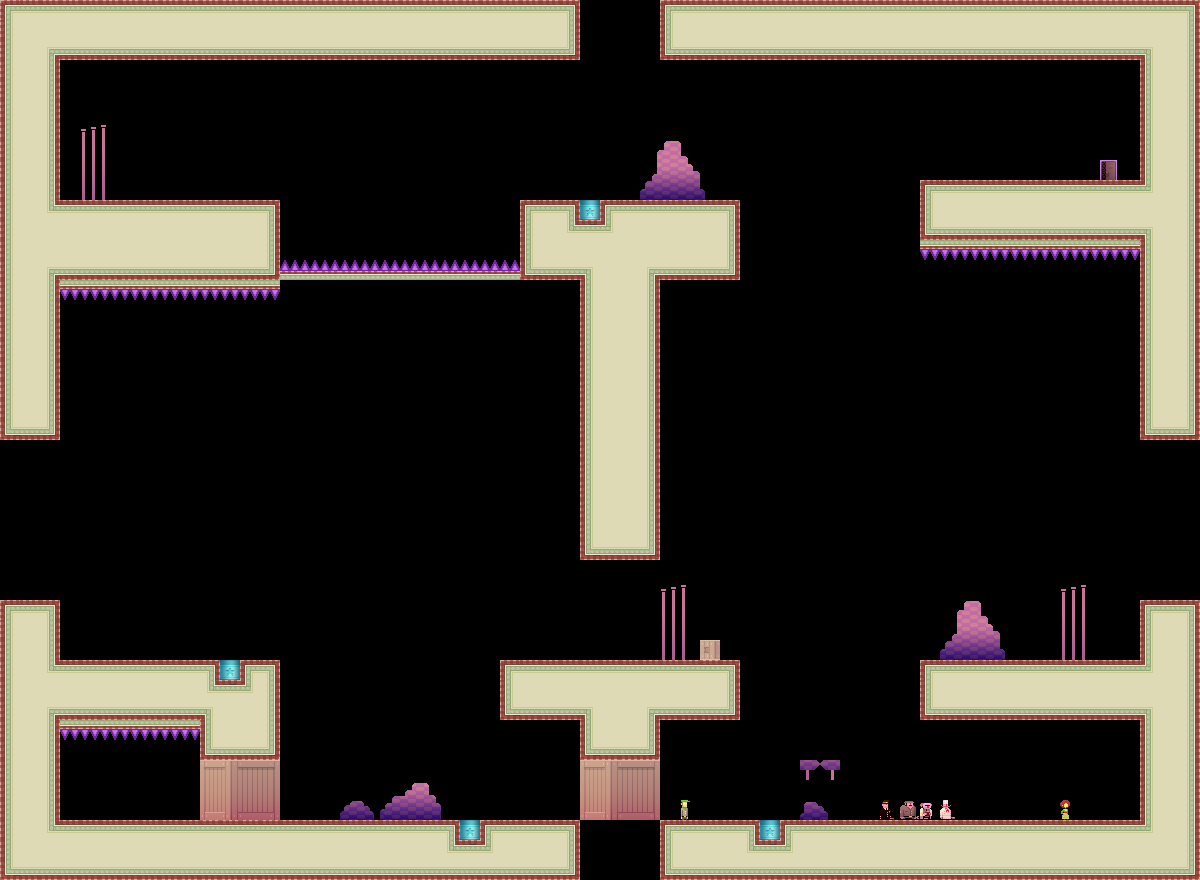

The image is a tile-based game level rendered from a .tmx file. Its description and source (layers, tilesets, objects; grid data summarised) follow:
An orthogonal 60x44 tile map with 20x20 px tiles, 3 tile layers (Tile Layer 1, Tile Layer 3, dontAutoLoad_sprites) and 28 objects.

<map version="1.0" orientation="orthogonal" width="60" height="44" tilewidth="20" tileheight="20">
 <tileset firstgid="1" name="tiles_sydney" tilewidth="20" tileheight="20">
  <image source="../Art/tiles_sydney.png" width="400" height="400" />
  <terraintypes>
   <terrain name="regularBlocks" tile="-1" />
  </terraintypes>
  <tile id="8" terrain=",,,0" />
  <tile id="9" terrain=",,0,0" />
  <tile id="10" terrain=",,0,0" />
  <tile id="11" terrain=",,0,0" />
  <tile id="12" terrain=",,0,0" />
  <tile id="13" terrain=",,0,0" />
  <tile id="14" terrain=",,0," />
  <tile id="15" terrain="0,0,0," />
  <tile id="16" terrain="0,0,,0" />
  <tile id="28" terrain=",0,,0" />
  <tile id="34" terrain="0,,0," />
  <tile id="35" terrain="0,,0,0" />
  <tile id="36" terrain=",0,0,0" />
  <tile id="48" terrain=",0,,0" />
  <tile id="54" terrain="0,,0," />
  <tile id="68" terrain=",0,,0" />
  <tile id="74" terrain="0,,0," />
  <tile id="88" terrain=",0,,0" />
  <tile id="94" terrain="0,,0," />
  <tile id="108" terrain=",0,,0" />
  <tile id="114" terrain="0,,0," />
  <tile id="128" terrain=",0,," />
  <tile id="129" terrain="0,0,," />
  <tile id="130" terrain="0,0,," />
  <tile id="131" terrain="0,0,," />
  <tile id="132" terrain="0,0,," />
  <tile id="133" terrain="0,0,," />
  <tile id="134" terrain="0,,," />
  <tile id="194" terrain="0,0,0,0" />
  <tile id="356">
   <properties>
    <property name="LargeCrate" value="" />
   </properties>
  </tile>
  <tile id="380">
   <properties>
    <property name="Andre" value="" />
   </properties>
  </tile>
  <tile id="381">
   <properties>
    <property name="Liselot" value="" />
   </properties>
  </tile>
  <tile id="382">
   <properties>
    <property name="Amsterdaam" value="" />
   </properties>
  </tile>
  <tile id="383">
   <properties>
    <property name="Worker" value="" />
   </properties>
  </tile>
  <tile id="384">
   <properties>
    <property name="Inspector" value="" />
   </properties>
  </tile>
  <tile id="385">
   <properties>
    <property name="Chef" value="" />
   </properties>
  </tile>
  <tile id="386">
   <properties>
    <property name="Exit" value="" />
   </properties>
  </tile>
  <tile id="387">
   <properties>
    <property name="Trampoline" value="" />
   </properties>
  </tile>
  <tile id="388">
   <properties>
    <property name="SmallCrate" value="" />
   </properties>
  </tile>
  <tile id="389">
   <properties>
    <property name="SugarBag" value="" />
   </properties>
  </tile>
 </tileset>
 <layer name="Tile Layer 1" width="60" height="44">
  <data>[2640 cells, 848 non-empty, 36 distinct tile ids]</data>
 </layer>
 <layer name="Tile Layer 3" width="60" height="44">
  <data>[2640 cells, 83 non-empty, 51 distinct tile ids]</data>
 </layer>
 <objectgroup name="boxes" width="60" height="44">
  <object x="60" y="200" width="220" height="80" />
  <object x="520" y="200" width="220" height="80" />
  <object x="920" y="180" width="220" height="60" />
  <object x="60" y="660" width="220" height="60" />
  <object x="500" y="660" width="240" height="60" />
  <object x="920" y="660" width="220" height="60" />
  <object x="580" y="720" width="80" height="40" />
  <object x="200" y="720" width="80" height="40" />
  <object x="580" y="280" width="80" height="280" />
  <object x="300" y="580">
   <polyline points="0,0 0,100" />
  </object>
  <object x="280" y="200">
   <properties>
    <property name="speed" value="50" />
   </properties>
   <polyline points="0,0 60,0" />
  </object>
  <object x="460" y="200">
   <properties>
    <property name="speed" value="50" />
   </properties>
   <polyline points="0,0 -60,0" />
  </object>
  <object x="280" y="280" width="240" height="100" />
  <object x="420" y="660">
   <polyline points="0,0 0,100" />
  </object>
  <object x="360" y="720">
   <polyline points="0,0 0,-100" />
  </object>
  <object x="60" y="820" width="520" height="60" />
  <object x="660" y="820" width="480" height="60" />
  <object x="0" y="0" width="60" height="440" />
  <object x="0" y="600" width="60" height="280" />
  <object x="1140" y="600" width="60" height="280" />
  <object x="1140" y="0" width="60" height="440" />
  <object x="60" y="0" width="520" height="60" />
  <object x="660" y="0" width="480" height="60" />
  <object x="740" y="200">
   <polyline points="0,0 0,360" />
  </object>
 </objectgroup>
 <layer name="dontAutoLoad_sprites" width="60" height="44">
  <data>[2640 cells, 36 non-empty, 21 distinct tile ids]</data>
 </layer>
 <objectgroup name="dontAutoLoad_death" width="60" height="44">
  <object x="920" y="240" width="220" height="20" />
  <object x="60" y="720" width="140" height="20" />
  <object x="60" y="280" width="220" height="20" />
  <object x="280" y="260" width="240" height="20" />
 </objectgroup>
</map>
